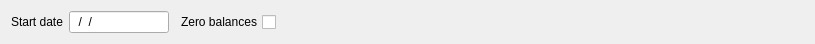
<?xml version="1.0" encoding="UTF-8"?>
<ui version="4.0">
 <class>FCityLedgerBalance</class>
 <widget class="QWidget" name="FCityLedgerBalance">
  <property name="geometry">
   <rect>
    <x>0</x>
    <y>0</y>
    <width>815</width>
    <height>40</height>
   </rect>
  </property>
  <property name="windowTitle">
   <string>Form</string>
  </property>
  <layout class="QVBoxLayout" name="verticalLayout">
   <item>
    <layout class="QGridLayout" name="gridLayout">
     <item row="0" column="1">
      <widget class="EDateEdit" name="deStart">
       <property name="maximumSize">
        <size>
         <width>100</width>
         <height>16777215</height>
        </size>
       </property>
       <property name="inputMask">
        <string>00/00/0000</string>
       </property>
       <property name="text">
        <string>//</string>
       </property>
      </widget>
     </item>
     <item row="0" column="3">
      <spacer name="horizontalSpacer">
       <property name="orientation">
        <enum>Qt::Horizontal</enum>
       </property>
       <property name="sizeHint" stdset="0">
        <size>
         <width>40</width>
         <height>20</height>
        </size>
       </property>
      </spacer>
     </item>
     <item row="0" column="0">
      <widget class="QLabel" name="label">
       <property name="text">
        <string>Start date</string>
       </property>
      </widget>
     </item>
     <item row="0" column="2">
      <widget class="EQCheckBox" name="chZeroBalance">
       <property name="focusPolicy">
        <enum>Qt::ClickFocus</enum>
       </property>
       <property name="layoutDirection">
        <enum>Qt::RightToLeft</enum>
       </property>
       <property name="text">
        <string>Zero balances</string>
       </property>
      </widget>
     </item>
    </layout>
   </item>
  </layout>
 </widget>
 <customwidgets>
  <customwidget>
   <class>EDateEdit</class>
   <extends>QLineEdit</extends>
   <header location="global">edateedit.h</header>
  </customwidget>
  <customwidget>
   <class>EQCheckBox</class>
   <extends>QCheckBox</extends>
   <header location="global">eqcheckbox.h</header>
  </customwidget>
 </customwidgets>
 <resources/>
 <connections/>
</ui>
